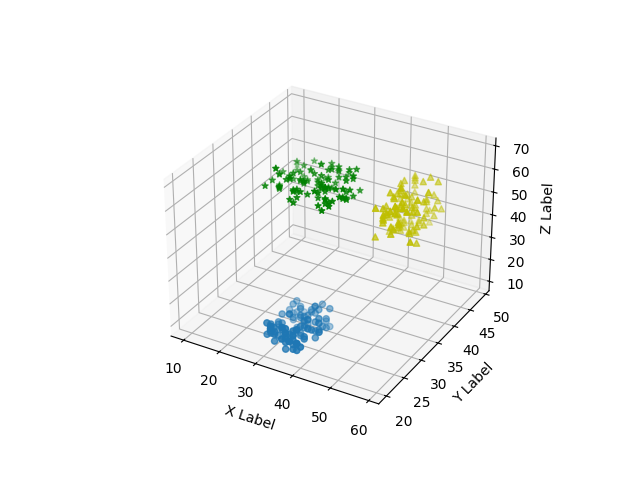

Recreate this plot in Python.
import matplotlib.pyplot as plt 
import numpy as np 
 
# Data untuk scatter plot 
xs = np.random.randint(30, 40, 100) 
ys = np.random.randint(20, 30, 100) 
zs = np.random.randint(10, 20, 100) 
 
xs2 = np.random.randint(50, 60, 100) 
ys2 = np.random.randint(30, 40, 100) 
zs2 = np.random.randint(50, 70, 100) 
 
xs3 = np.random.randint(10, 30, 100) 
ys3 = np.random.randint(40, 50, 100) 
zs3 = np.random.randint(40, 50, 100) 
 
# Membuat figure dan axis 3D 
fig = plt.figure() 
ax = fig.add_subplot(111, projection='3d') 
 
# Plot scatter 
ax.scatter(xs, ys, zs) 
ax.scatter(xs2, ys2, zs2, c='y', marker='^') 
ax.scatter(xs3, ys3, zs3, c='g', marker='*') 
 
# Menambahkan label 
ax.set_xlabel('X Label') 
ax.set_ylabel('Y Label') 
ax.set_zlabel('Z Label') 
 
# Menampilkan plot 
plt.show() 
